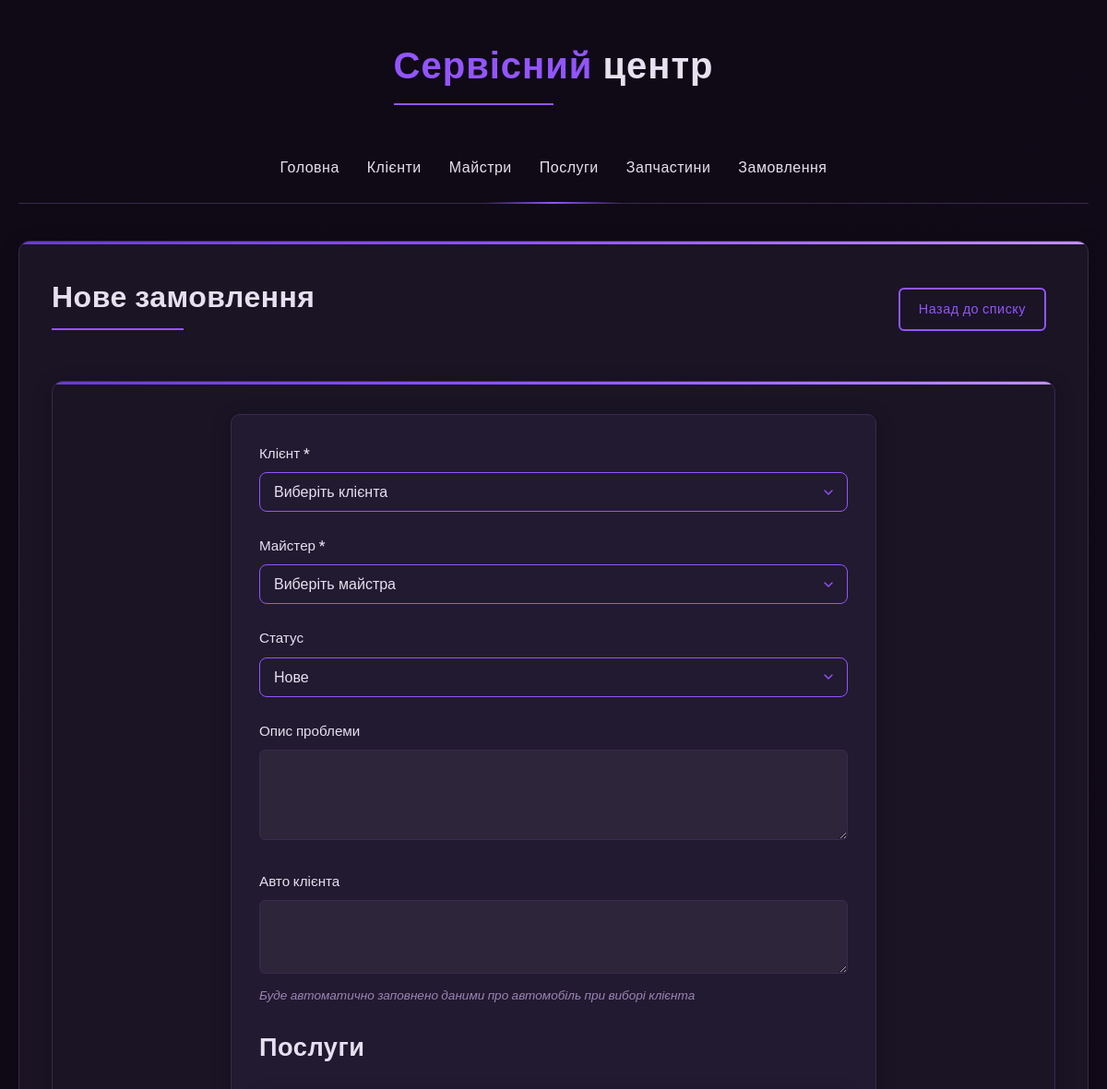
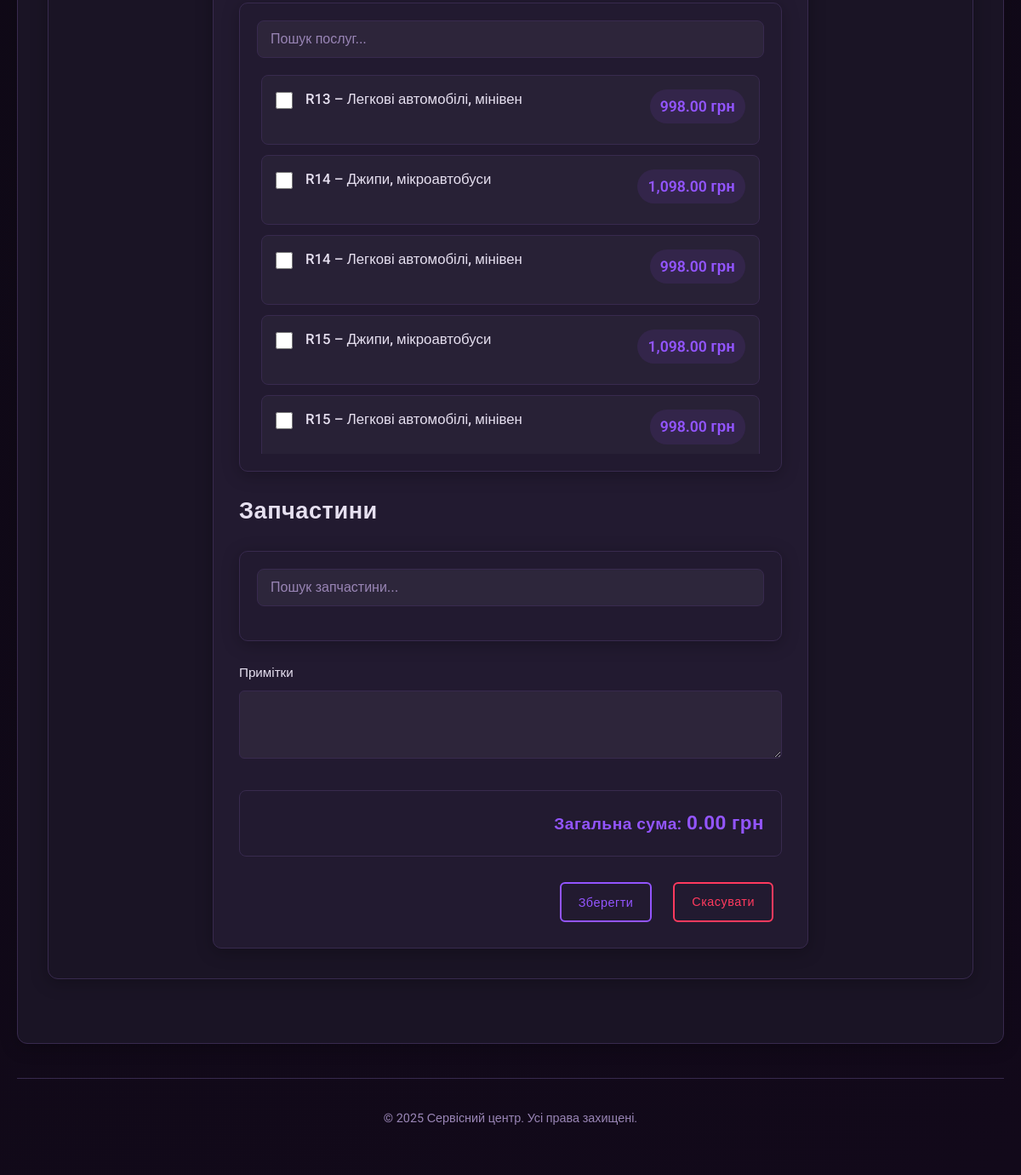
The app's page /Service-Center/orders/add.php with its own data (2 pictures, top to bottom).
### tables this page shows
CREATE TABLE `services` (
  `service_id` int(11) NOT NULL,
  `name` varchar(200) NOT NULL,
  `price` decimal(10,2) NOT NULL
);

### Service-Center/orders/add.php (the view, shortened to what this page needs)
<?php
include_once '../config.php';
$services_query = $pdo->query("SELECT service_id, name, price FROM services ORDER BY name");
$services = $services_query->fetchAll();
include_once '../includes/header.php';
?>
    <div class="actions-bar">
        <h1>Нове замовлення</h1>
        <div>
            <a href="index.php" class="btn">Назад до списку</a>
        </div>
    </div>
    <div class="content">
        <form method="post" action="" id="orderForm">
            <div class="form-group">
                <label for="client_id">Клієнт *</label>
                <select name="client_id" id="client_id" required class="styled-select">
                    <option value="">Виберіть клієнта</option>
                </select>
            </div>
            <div class="form-group">
                <label for="master_id">Майстер *</label>
                <select name="master_id" id="master_id" required class="styled-select">
                    <option value="">Виберіть майстра</option>
                </select>
            </div>
            <div class="form-group">
                <label for="status">Статус</label>
                <select name="status" id="status" class="styled-select">
                    <option value="Нове" selected>Нове</option>
                </select>
            </div>
            <div class="form-group">
                <label for="issue_description">Опис проблеми</label>
                <textarea name="issue_description" id="issue_description" rows="4"><?php echo isset($_POST['issue_description']) ? htmlspecialchars($_POST['issue_description']) : ''; ?></textarea>
            </div>
            <div class="form-group">
                <label for="client_device">Авто клієнта</label>
                <textarea name="client_device" id="client_device" rows="3" data-edited="false"><?php echo isset($_POST['client_device']) ? htmlspecialchars($_POST['client_device']) : ''; ?></textarea>
                <div class="form-hint">Буде автоматично заповнено даними про автомобіль при виборі клієнта</div>
            </div>
            <h2>Послуги</h2>
            <div class="services-container">
                <div class="services-search">
                    <input type="text" id="serviceSearch" placeholder="Пошук послуг..." autocomplete="off">
                </div>
                <div class="services-list">
                    <?php foreach ($services as $service): ?>
                        <div class="service-item">
                            <div class="service-checkbox">
                                <input
                                        type="checkbox"
                                        name="selected_services[]"
                                        id="service-<?php echo $service['service_id']; ?>"
                                        value="<?php echo $service['service_id']; ?>"
                                    <?php echo (isset($_POST['selected_services']) && in_array($service['service_id'], $_POST['selected_services'])) ? 'checked' : ''; ?>
                                >
                            </div>
                            <label for="service-<?php echo $service['service_id']; ?>" class="service-label">
                                <div class="service-name"><?php echo htmlspecialchars($service['name']); ?></div>
                                <div class="service-price"><?php echo number_format($service['price'], 2); ?> грн</div>
                            </label>
                        </div>
                    <?php endforeach; ?>
                </div>
            </div>
            <h2>Запчастини</h2>
            <div class="parts-container">
                <div class="parts-search">
                    <input type="text" id="partAutocomplete" placeholder="Пошук запчастини..." autocomplete="off">
                </div>
            </div>
            <div class="form-group">
                <label for="notes">Примітки</label>
                <textarea name="notes" id="notes" rows="3"><?php echo isset($_POST['notes']) ? htmlspecialchars($_POST['notes']) : ''; ?></textarea>
            </div>
            <div class="form-total">
                <h3>Загальна сума: <span id="total-price">0.00 грн</span></h3>
            </div>
            <div class="form-actions">
                <button type="submit" class="btn">Зберегти</button>
                <a href="index.php" class="btn btn-danger">Скасувати</a>
            </div>
        </form>
    </div>
<?php include_once '../includes/footer.php'; ?>

### Service-Center/css/style.css (style rules this page uses)
:root { --primary-bg: #0f0a16; --secondary-bg: #1a1425; --card-bg: #221a30; --text-color: #e6e0f0; --text-muted: #9985b5; --accent-color: #9355ff; --accent-color2: #6a3bce; --accent-color3: #c28eff; --border-color: #382a4e; --error-color: #ff3a5e; --success-color: #4cd076; --table-hover: #2a1e3a; --table-border: #382a4e; --box-shadow: 0 4px 20px rgba(0, 0, 0, 0.25); --highlight-shadow: 0 0 10px rgba(147, 85, 255, 0.3); }
* { margin: 0; padding: 0; box-sizing: border-box; transition: all 0.3s ease; }
body { font-family: 'Roboto', sans-serif; background: linear-gradient(140deg, var(--primary-bg), #12091a); color: var(--text-color); line-height: 1.6; min-height: 100vh; font-size: 16px; }
.content { background-color: var(--secondary-bg); padding: 35px; border-radius: 12px; margin-bottom: 40px; min-height: 500px; box-shadow: var(--box-shadow); border: 1px solid var(--border-color); position: relative; overflow: hidden; }
.content:before { content: ''; position: absolute; top: 0; left: 0; width: 100%; height: 3px; background: linear-gradient(90deg, var(--accent-color2), var(--accent-color), var(--accent-color3)); }
h1, h2, h3 { color: var(--text-color); margin-bottom: 25px; font-weight: 600; letter-spacing: 0.5px; }
h1 { font-size: 2rem; position: relative; display: inline-block; padding-bottom: 10px; }
h1:after { content: ''; position: absolute; bottom: 0; left: 0; width: 50%; height: 2px; background: var(--accent-color); }
h2 { font-size: 1.7rem; }
h3 { font-size: 1.4rem; color: var(--accent-color); }
.btn { display: inline-block; padding: 10px 20px; background-color: transparent; border: 2px solid var(--accent-color); color: var(--accent-color); border-radius: 6px; cursor: pointer; text-decoration: none; font-size: 0.9rem; font-weight: 500; transition: all 0.3s ease; margin-right: 10px; letter-spacing: 0.5px; position: relative; overflow: hidden; z-index: 1; }
.btn-danger { border-color: var(--error-color); color: var(--error-color); }
form { max-width: 700px; margin: 0 auto; padding: 30px; background: var(--card-bg); border-radius: 10px; box-shadow: var(--box-shadow); border: 1px solid var(--border-color); }
.form-group { margin-bottom: 25px; }
label { display: block; margin-bottom: 8px; color: var(--text-color); font-weight: 500; font-size: 0.95rem; }
input[type="text"], input[type="email"], input[type="tel"], input[type="number"], input[type="password"], input[type="search"], textarea, select { width: 100%; padding: 12px 15px; border: 1px solid var(--border-color); border-radius: 6px; background-color: rgba(255, 255, 255, 0.05); color: var(--text-color); font-size: 1rem; transition: all 0.3s ease; }
input::placeholder, textarea::placeholder { color: var(--text-muted); }
.actions-bar { display: flex; justify-content: space-between; align-items: center; margin-bottom: 30px; flex-wrap: wrap; gap: 20px; }

### records on screen
services: name "R13 – Легкові автомобілі, мінівен", price "998.00"
services: name "R14 – Джипи, мікроавтобуси", price "1,098.00"
services: name "R14 – Легкові автомобілі, мінівен", price "998.00"
services: name "R15 – Джипи, мікроавтобуси", price "1,098.00"
services: name "R15 – Легкові автомобілі, мінівен", price "998.00"
